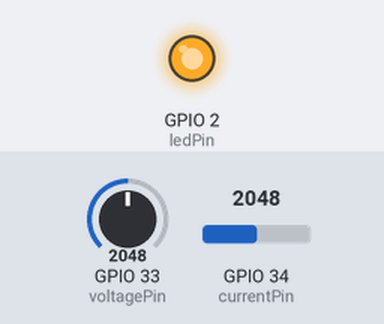
A program run on a simulated ESP32. Parts: output pins drawn as LEDs (lit = HIGH). The inputs (shaded band) are chosen by the test bench; at power-on: GPIO 33 (voltagePin) = 2048, GPIO 34 (currentPin) = 2048. WiFi joins after 1.5 s; servers stay silent unless stated; uploads are accepted with an empty reply; EEPROM starts erased; what the program prints to the serial monitor is not drawn.

Above: at 1.6 s.
At 3.1 s:
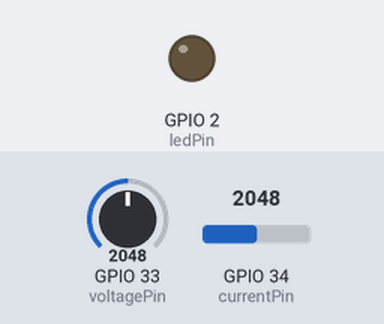
Timing chart, 0 to 4.6 s (numbered marks = the images above):
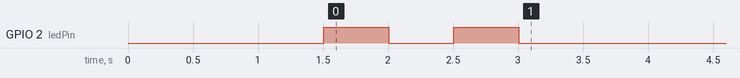

The program:

main.cpp
```cpp
#include <Arduino.h>
#include <WebServer.h>
#include <WiFi.h>
#include <WiFiClient.h>
#include <HTTPClient.h>
#include <EEPROM.h>
#include <ArduinoJson.h>

#define XSTR(x) #x
#define STR(x) XSTR(x)
#define EEPROM_SIZE 4
#define POWER_THRESHOLD_ADDRESS 0

const char* ssid = STR(WIFI_SSID);
const char* psk = STR(WIFI_PASSWORD);
const char* user = STR(SMARTHOME_USER);
const char* password = STR(SMARTHOME_PASSWORD);
const String smarthomeHost = STR(SMARTHOME_HOST);
const int smarthomePort = SMARTHOME_PORT;
const String smarthomeUrl = "http://" + smarthomeHost + ":" + smarthomePort + "/api/v1";
const String deviceName = STR(DEVICE_NAME);
int powerThreshold;
int vacThreshold;
bool powerNotifyStatus = false;
bool vacNotifyStatus = false;
const byte ledPin = 2;
const byte voltagePin = 33;
const byte currentPin = 34;
const int mVperAmp = 66; // This the 5A version of the ACS712 -use 100 for 20A Module and 66 for 30A Module
int watt = 0;
double voltage = 0;
double vrms = 0;
double ampsRms = 0;
const double acVoltage = 238; // This is the main AC power voltage – this parameter changes locally
const double error = 0.25; // error from the sensor
const double calibrationFactor = 0.8; // This is own empirically established calibration factor as the voltage measured at D34 depends on the length of the OUT-to-D34 wire
const int sampleInterval = 1000; // sample interval in milliseconds
WebServer server(80);
int adcMax = 2400; // Maximum sensor value during calibration
int adcMin = 1400; // Minimum sensor value during calibration

void blink_led() {
  digitalWrite(ledPin, HIGH);
  delay(500);
  digitalWrite(ledPin, LOW);
  delay(500);
  digitalWrite(ledPin, HIGH);
  delay(500);
  digitalWrite(ledPin, LOW);
}

void handlePutThreshold() {
  StaticJsonDocument<48> doc;
  DeserializationError error = deserializeJson(doc, server.arg("plain"));
  if (error) {
    Serial.print(F("deserializeJson() failed: "));
    Serial.println(error.c_str());
    server.send(400, "application/json", "{\"message\":\"Bad Request\"}");
    return;
  }
  JsonObject config = doc.as<JsonObject>();
  powerThreshold = config["threshold"];
  EEPROM.put(POWER_THRESHOLD_ADDRESS, powerThreshold);
  EEPROM.commit();
  Serial.printf("Threshold set to %d\n", powerThreshold);
  server.send(200, "application/json", "{\"message\":\"OK\"}");
}

void handleGetThreshold() {
  StaticJsonDocument<16> doc;
  doc["threshold"] = powerThreshold;
  String output;
  serializeJson(doc, output);
  server.send(200, "application/json", output);
}

void setup_server() {
  server.on("/threshold", HTTP_PUT, handlePutThreshold);
  server.on("/threshold", HTTP_GET, handleGetThreshold);
  server.begin();
  Serial.println("HTTP server started");
}

// generate a function that invoke a remote api
void sendNotification(String message) {
  HTTPClient http;
  // Escape query parameters
  message.replace(" ", "%20");
  String authUrl = String(smarthomeUrl) + "/auth";
  String notificationUrl = String(smarthomeUrl) + "/configurations/1/notification/slack?message=" + message;
  http.begin(authUrl);
  http.addHeader("Content-Type", "application/json");
  String payload = "{\"username\":\"" + String(user) + "\",\"password\":\"" + String(password) + "\"}";
  int httpCode = http.POST(payload);
  if (httpCode == 200) {
    // deserialize the response as JSON and read the token attribute
    StaticJsonDocument<400> doc;
    DeserializationError error = deserializeJson(doc, http.getString());
    if (error) {
      Serial.print(F("deserializeJson() failed: "));
      Serial.println(error.c_str());
      return;
    }
    String token = doc["token"];
    http.end();
    Serial.println("Sending notification");
    http.begin(notificationUrl);
    http.addHeader("Content-Type", "application/json");
    http.addHeader("Authorization", "Bearer " + token);
    httpCode = http.POST("{}");
    if (httpCode == 200) {
      Serial.println("Notification sent successfully");
    } else {
      Serial.printf("Error on send message request. Error code: %d", httpCode);
      return;
    }
  } else {
    Serial.printf("Error on auth request. Error code: %d", httpCode);
  }
}

void setup() {

  // Init EEPROM
  EEPROM.begin(EEPROM_SIZE);
  pinMode (ledPin, OUTPUT);
  pinMode (currentPin, INPUT);
  pinMode (voltagePin, INPUT);

  Serial.begin(115200);
  Serial.println("Configuration:");
  Serial.print("SSID: ");
  Serial.println(ssid);
  Serial.print("Password: ");
  Serial.println(psk);
  powerThreshold = EEPROM.read(POWER_THRESHOLD_ADDRESS);
  Serial.printf("Threshold: %d\n", powerThreshold);
  Serial.printf("Smarthome URL: %s\n", smarthomeUrl.c_str());

  // WIFI initialization
  WiFi.mode(WIFI_STA);
  WiFi.begin(ssid, psk);

  // Wait for connection
  while (WiFi.status() != WL_CONNECTED) {
    delay(500);
    Serial.print(".");
  }
  Serial.println("");
  Serial.print("Connected to ");
  Serial.println(ssid);
  Serial.print("IP address: ");
  Serial.println(WiFi.localIP());

  // LED sequence to signal correct WIFI connection
  blink_led();

  setup_server();
}

float getVPP(int pin)
{
  float result;
  int readValue;                // value read from the sensor
  int maxValue = 0;             // store max value here
  int minValue = 4096;          // store min value here ESP32 ADC resolution

  uint32_t start_time = millis();
  while((millis()-start_time) < sampleInterval) // sampling
  {
      readValue = analogRead(pin);
      // see if you have a new maxValue
      if (readValue > maxValue)
      {
          /*record the maximum sensor value*/
          maxValue = readValue;
      }
      if (readValue < minValue)
      {
          /*record the minimum sensor value*/
          minValue = readValue;
      }
   }
   result = ((maxValue - minValue) * 3.3)/4096.0; //ESP32 ADC resolution 4096
   return result;
}

float getVoltage() {
  float adcSample;
  float voltInst = 0;
  float sum = 0;
  float volt;
  long initTime = millis();
  int n = 0;

  while ((millis() - initTime) < 500) { // Duration of 0.5 seconds (Approximately 30 cycles of 60Hz)
    adcSample = analogRead(voltagePin); // Sensor voltage
    //Serial.print(">val: ");
    //Serial.println(adcSample);
    voltInst = map(adcSample, adcMin, adcMax, -acVoltage * 1.4142, acVoltage * 1.4142); // Instantaneous voltage
    sum += sq(voltInst); // Sum of Squares
    n++;
    delay(1);
  }
  volt = sqrt(sum / n); // RMS equation
  return volt;
}

void notifyPower(int watt) {
  if (watt >= powerThreshold && !powerNotifyStatus) {
    powerNotifyStatus = true;
    String message = "Power consumption is over the threshold " + String(powerThreshold) + ". Current consumption: " + String(watt) + " W";
    sendNotification(message);
  } else if (watt < powerThreshold && powerNotifyStatus) {
    powerNotifyStatus = false;
    String message = "Power consumption is under the threshold " + String(powerThreshold) + ". Current consumption: " + String(watt) + " W";
    sendNotification(message);
  }
}

void notifyVac(float acVoltage) {
  if (acVoltage >= vacThreshold && !vacNotifyStatus) {
    vacNotifyStatus = true;
    String message = "VAC is above the threshold " + String(vacThreshold) + ". Current VAC: " + String(acVoltage) + " VAC";
    sendNotification(message);
  } else if (watt < powerThreshold && vacNotifyStatus) {
    vacNotifyStatus = false;
    String message = "Warning: VAC is under the threshold " + String(vacThreshold) + ". Current VAC: " + String(acVoltage) + " VAC";
    sendNotification(message);
  }
}

void loop() {

  // VAC measurement
  double acVoltage = getVoltage();
  Serial.print("VAC: ");
  Serial.println(acVoltage);

  // Power calculation
  voltage = getVPP(currentPin);
  vrms = (voltage/2.0) * 0.707;   //root 2 is 0.707
  ampsRms = ((vrms * 1000)/mVperAmp)-error;
  Serial.print("Voltage: ");
  Serial.print(voltage);
  Serial.print(" - Amps RMS: ");
  Serial.print(ampsRms);
  watt = (ampsRms * acVoltage / calibrationFactor);
  Serial.print(" - Watts: ");
  Serial.println(watt);
  notifyPower(watt);
  notifyVac(acVoltage);
  server.handleClient();
}
```
